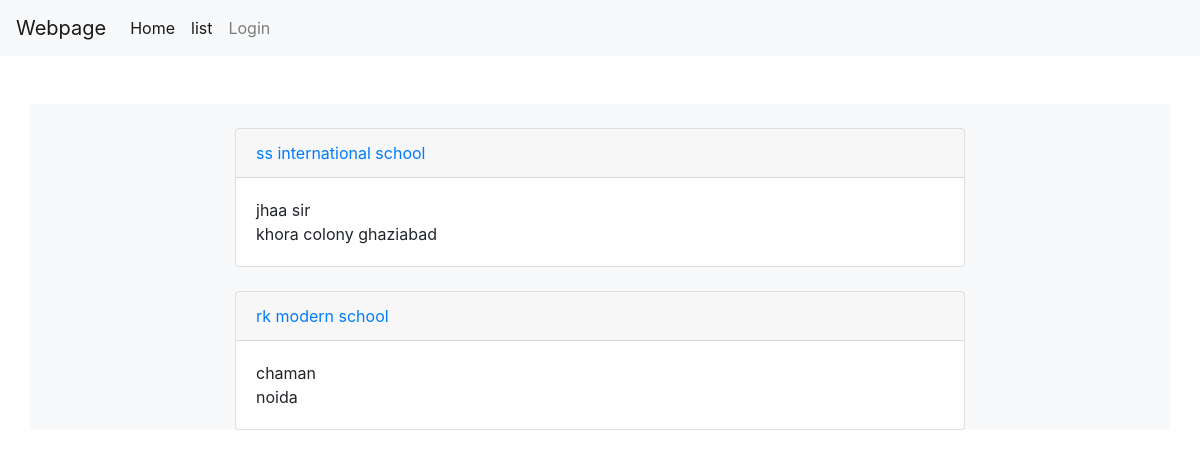
The app's page /cbv/list/ with its own data.
### CBV/models.py (models this page shows, shortened)
class School(models.Model):
    name=models.CharField(max_length=256)
    principal=models.CharField(max_length=256)
    address=models.CharField(max_length=256)

### CBV/views.py (the view)
class MyList(ListView):
    model=models.School

### CBV/templates/CBV/school_list.html
{% extends "CBV/base.html" %}
{%block body_block %}
    {% for school in school_list.all %}
        <div class="card mt-4">
            <div class="card-header">
                <a href="../detail/{{school.id}}">{{school.name}}</a>
            </div>
            <div class="card-body">
                {{school.principal}}
                <br>
                {{school.address}}
            </div>
        </div>
    {% endfor %}
{% endblock %}

### records on screen
School: name "ss international school", principal "jhaa sir", address "khora colony ghaziabad"
School: name "rk modern school", principal "chaman", address "noida"
